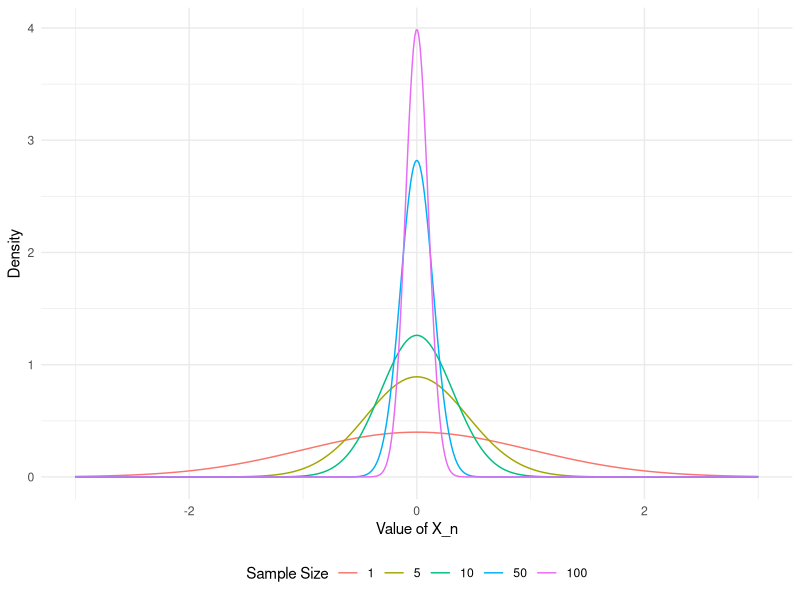

This chart was generated by the following R code: (Note: this script raises an error after producing the figure.)
## ---- chunk 1
#| echo: false
#| output: false
library(tidyverse)
## ---- chunk 2
#| code-fold: true
#| label: fig-plot21
#| fig-align: center
#| fig-asp: 0.7
#| fig-width: 8
#| fig-cap: "The distribution of X_n for various values of n"
#| code-summary: "Show code which generates figure"
expand.grid(
  x = seq(-3, 3, length = 500),
  n = c(1, 5, 10, 50, 100)
) %>% 
  mutate(
    y = dnorm(x, 0, sqrt(1/n)),
    n = as.factor(n)
  ) %>% 
  ggplot(aes(x,y, color = n)) +
  geom_line() +
  theme_minimal() +
  labs(x = "Value of X_n", y = "Density", color = "Sample Size") +
  theme(legend.position = "bottom")
## ---- chunk 3
#| fig-align: center
#| label: fig-plot22
#| fig-asp: 0.7
#| fig-width: 8
#| fig-cap: "For any arbitrary ε, we can find some n such that the probability X_n falls outside the set |μ-ε| is arbitrarily small"
#| echo: false

knitr::include_graphics("figures/converge.png")
## ---- chunk 4
mu <- 3
sigma <- sqrt(2)

n_fun <- function(delta, ep){
 ceiling(((sigma*qnorm(1-delta /2))/ep)^2) 
}
## ---- chunk 5
#| code-fold: true
#| label: fig-plot23
#| fig-align: center
#| fig-asp: 0.7
#| fig-width: 8
#| fig-cap: "The sample size required to satisfy the inequality in the definition of convergence of probability for various values (ε,δ)"
#| code-summary: "Show code which generates figure"
expand.grid(
  e = c(1, 0.1, 0.01, 0.001, 0.0001),
  d = 1:9999/10000
) %>% 
  mutate(sample = n_fun(d,e)) %>% 
  ggplot(aes(d, sample, color = as.factor(e))) +
  scale_x_reverse() +
  scale_y_log10() + 
  geom_line() +
  theme_minimal() +
  labs(x = "δ", y = "Sample Size", color = "ε")+
  theme(legend.position = "bottom")
## ---- chunk 6
prob_ep <- function(n, ep){
  1 - 2*(pnorm(ep / (sigma / sqrt(n))) - 1/2)
}
## ---- chunk 7
#| code-fold: true
#| label: fig-plot24
#| fig-align: center
#| fig-asp: 0.7
#| fig-width: 8
#| fig-cap: "The probability that X_n falls outside the interval  |μ-ε| for various values of (ε,n) "
#| code-summary: "Show code which generates figure"
expand.grid(
  e = c(1, 0.1, 0.01, 0.001, 0.0001),
  n = 1:100
) %>% 
  mutate(prob = prob_ep(e,n)) %>% 
  ggplot(aes(n, prob, color = as.factor(e))) +
  geom_line() +
  scale_x_log10() +
  theme_minimal() +
  labs(x = "Sample Size", y = "Pr(|X_n - mu| > ε)", color = "ε") +
  theme(legend.position = "bottom") 
## ---- chunk 8
#| code-fold: true
#| label: fig-plot25
#| fig-align: center
#| fig-asp: 0.7
#| fig-width: 8
#| fig-cap: "The t-distribution converges to the standard normal distribution (represented by the dashed black line) as the degrees of freedom increase."
#| code-summary: "Show code which generates figure"
expand.grid(
  x = seq(-4, 4, length = 10000),
  n = c(1, 5, 10, 50, 100),
  dist = "Student's t") %>% 
  mutate(val = dt(x, n)) %>% 
  ggplot(aes(x, val, color = as.factor(n))) +
  geom_line() +
  stat_function(
    fun = dnorm, 
    args = list(mean = 0, sd = 1), 
    color = "black", 
    size = 0.5, 
    linetype="dashed"
  ) +
  theme_minimal() +
  labs(color = "t-distribution degrees of freedom, n", y = "Density") +
  theme(legend.position = "bottom") 
## ---- chunk 9
theta <- function(X){
  sum((X - mean(X))^2)/length(X)
}

N_sim <- 1e6
sample_sizes <- c(10, 25, 50, 100, 500)
store_estimates <- matrix(NA, nrow = N_sim, ncol = length(sample_sizes))
colnames(store_estimates) <- c("n=10", "n=25", "n=50", "n=100", "n=500")

for (n in sample_sizes) {
  col_index <- which(sample_sizes == n)
  for (k in 1:N_sim){
    X <- rnorm(n)
    store_estimates[k, col_index] <- theta(X) 
  }
}

#Print bias calculated over 1,000,000 simulations
colMeans(store_estimates) - 1
## ---- chunk 10
#| code-fold: true
#| label: fig-plot26
#| fig-align: center
#| fig-asp: 0.7
#| fig-width: 8
#| fig-cap: "As the sample size increases, the bias of our estimator converges to zero."
#| code-summary: "Show code which generates figure"
#| warning: false

colnames(store_estimates) <- NULL
store_estimates %>% 
  as_tibble() %>% 
  gather() %>% 
  mutate(
    key = ifelse(key == "V1", "10", 
          ifelse(key == "V2", "25", 
          ifelse(key == "V3", "50", 
          ifelse(key == "V4", "100", "500")
          )))
  ) %>% 
  mutate(key = as.numeric(key)) %>% 
  rename(n = key)  %>% 
  ggplot(aes(value, color = as.factor(n))) +
  geom_density() +
  xlim(0,2) +
  theme_minimal() +
  theme(legend.position = "bottom") +
  labs(x = "Estimates of Variance, True Value = 1", y = "Density", color = "Sample Size")
## ---- chunk 11
#| fig-align: center
#| label: fig-plot27
#| fig-asp: 0.7
#| fig-width: 8
#| fig-cap: "Relationship between various concepts of convergence in the context of estimators"
#| echo: false

knitr::include_graphics("figures/relating_convergence.png")
## ---- chunk 12
#| code-fold: true
#| label: fig-plot28
#| fig-align: center
#| fig-asp: 0.7
#| fig-width: 8
#| fig-cap: "The sample mean of all samples converges to the population mean by the LLN"
#| code-summary: "Show code which generates figure"
#| warning: false

max_n <- 1e5
store_estimates <- matrix(NA, ncol = 5, nrow = max_n/10)
colnames(store_estimates) <- c("Exponential", "Chi-Squared", "Uniform", "Gamma", "Hypergeometric")

exp_sample <- rexp(max_n, 1/5)
chisq_sample <- rchisq(max_n, 5)
unif_sample <- runif(max_n, 0, 10)
gamma_sample <- rgamma(max_n, 10, 2)
hyper_sample <- rhyper(max_n, 10, 20, 15)

for (n in 1:(max_n/10)) {
  store_estimates[n,1] <- mean(exp_sample[1:(n*10)])
  store_estimates[n,2] <- mean(chisq_sample[1:(n*10)])
  store_estimates[n,3] <- mean(unif_sample[1:(n*10)])
  store_estimates[n,4] <- mean(gamma_sample[1:(n*10)])
  store_estimates[n,5] <- mean(hyper_sample[1:(n*10)])
}

store_estimates %>% 
  as_tibble() %>% 
  gather() %>% 
  group_by(key) %>% 
  mutate(n = 10*row_number()) %>% 
  ggplot(aes(n, value, color = key)) +
  geom_line(alpha=0.6) +
  theme_minimal() +
  labs(x = "Sample Size, n", y = "Sample Mean", color = "Distribution of iid Random Sample") +
  theme(legend.position = "bottom") +
  geom_hline(yintercept = 5) +
  ylim(4.5, 5.5)

## ---- chunk 13
X <- vector("numeric", 1e5)
X_bar <- vector("numeric", 1e5)

#draw realizations for each X_i s
for (i in 1:length(X)) {
  #set mu modular arithmetic
  mu <- (-1)^(i %% 2) * (1)^(1 - i %% 2)
  X[i] <- rnorm(1, mu, i)
  
  #calculate sample mean 
  X_bar[i] <- mean(X[1:i])
}
## ---- chunk 14
#| code-fold: true
#| label: fig-plot29
#| fig-align: center
#| fig-asp: 0.7
#| fig-width: 8
#| fig-cap: "The sample mean of non-IID data does not satisfy the LLN"
#| code-summary: "Show code which generates figure"
X_bar %>% 
  as_tibble() %>% 
  mutate(n = row_number()) %>% 
  ggplot(aes(n, X_bar)) +
  geom_line() +
  theme_minimal() +
  labs(x = "Sample Size", y = "Sample Mean")
## ---- chunk 15
X <- vector("numeric", 200)
X_bar <- vector("numeric", 200)

#draw realizations for each X_i s
for (i in 1:length(X)) {
  #set mu modular arithmetic
  mu <- (-1)^(i %% 2) * (1)^(1 - i %% 2)
  X[i] <- rnorm(1, mu, i^(-1))
  
  #calculate sample mean 
  X_bar[i] <- mean(X[1:i])
}
## ---- chunk 16
#| code-fold: true
#| label: fig-plot210
#| fig-align: center
#| fig-asp: 0.7
#| fig-width: 8
#| fig-cap: "Despite the data not being IID, the sample mean still converges to the population mean because the variance shrinks in the correct way."
#| code-summary: "Show code which generates figure"
X_bar %>% 
  as_tibble() %>% 
  mutate(n = row_number()) %>% 
  ggplot(aes(n, value)) +
  geom_line(size = .5) +
  theme_minimal() +
  labs(x = "Sample Size", y = "Sample Mean")
## ---- chunk 17
sample_sizes <- c(1, 5, 10, 25, 100, 1000)
N_sim <- 10000

store_estimates <- matrix(NA, nrow = N_sim, ncol = length(sample_sizes))
colnames(store_estimates) <- paste("n =", sample_sizes)

col_index <- 0
for (n in sample_sizes) {
  col_index <- col_index + 1
  for (k in 1:N_sim) {
    X <- rexp(n, 1)
    store_estimates[k, col_index] <- sqrt(n)*(mean(X) - 1)
  }
}

## ---- chunk 18
#| code-fold: true
#| label: fig-plot211
#| fig-align: center
#| fig-asp: 0.7
#| fig-width: 8
#| fig-cap: "As the sample size increases, the distribution of the adjusted sample mean looks more and more like the standard normal."
#| code-summary: "Show code which generates figure"

df <- store_estimates %>% 
  as_tibble() %>% 
  gather() 

df$key <- factor(df$key, levels = c('n = 1','n = 5','n = 10','n = 25', 'n = 100', 'n = 1000'))

df %>% 
  ggplot(aes(value)) +
  geom_histogram(color = "black", fill = "white", bins = 50) +
  facet_wrap(~key, scales = "free") +
  theme_minimal() +
  labs(x = "Estimates", y = "")
## ---- chunk 19
#| code-fold: true
#| label: fig-plot212
#| fig-align: center
#| fig-asp: 0.7
#| fig-width: 8
#| fig-cap: "The QQ-plot for the simulated distribution of the adjusted sample mean"
#| code-summary: "Show code which generates figure"
df %>% 
  ggplot(aes(sample = value)) +
  stat_qq_line(color = "red") +
  geom_qq(size= 0.5) + 
  facet_wrap(~key) + 
  theme_minimal() +
  labs(x = "Quantiles of Simulated Estimates", y = "Quantiles of Normal Distribution")
## ---- chunk 20
#| code-fold: true
#| label: fig-plot213
#| fig-align: center
#| fig-asp: 0.7
#| fig-width: 8
#| fig-cap: "Density of X_i for i = 1,...,5."
#| code-summary: "Show code which generates figure"
expand_grid(i = 1:5, x = -100:100) %>% 
  filter(x == i^2 | x == -i^2| x== 0) %>% 
  mutate(y = ifelse(x == 0, 1 - 1/(i^2), 1/(2*i^2))) %>% 
  ggplot(aes(x, y)) +
  geom_point(size = 0.2) +
  facet_wrap(~i, ncol = 1) +
  xlab("k") +
  geom_segment(aes(x = x, xend = x, y= 0, yend = y)) +
  theme_minimal()
## ---- chunk 21
N_sim <- 100
draw_X <- function(n){
  U <- runif(n)
  prob_pos_i <- (U < 1/(2*(1:n)^2))
  prob_neg_i <- (U > 1/(2*(1:n)^2) & U < 1/((1:n)^2))
  (1:n)^2*prob_pos_i - (1:n)^2*prob_neg_i
}

store_estimates <- matrix(NA, nrow = N_sim, ncol = length(sample_sizes))
colnames(store_estimates) <- paste("n =", sample_sizes)

col_index <- 0
for (n in sample_sizes) {
  col_index <- col_index + 1
  for (k in 1:N_sim) {
    X <- draw_X(n)
    store_estimates[k, col_index] <- sqrt(n)*(mean(X) - 1)
  }
}
## ---- chunk 22
#| code-fold: true
#| label: fig-plot214
#| fig-align: center
#| fig-asp: 0.7
#| fig-width: 8
#| fig-cap: "Histograms of estimates as sample size increases."
#| code-summary: "Show code which generates figure"
df <- store_estimates %>% 
  as.data.frame() %>% 
  gather() 

df$key <- factor(df$key, levels = c('n = 1','n = 5','n = 10','n = 25', 'n = 100', 'n = 1000'))

df %>% 
  ggplot(aes(value)) +
  geom_histogram(color = "black", fill = "white", bins = 50) +
  facet_wrap(~key, scales = "free") +
  theme_minimal() +
  labs(x = "Estimates", y = "")
## ---- chunk 23
#| code-fold: true
#| label: fig-plot215
#| fig-align: center
#| fig-asp: 0.7
#| fig-width: 8
#| fig-cap: "The QQ-plot for the simulated distribution of the adjusted sample mean"
#| code-summary: "Show code which generates figure"
df %>% 
  ggplot(aes(sample = value)) +
  stat_qq_line(color = "red") +
  geom_qq(size= 0.5) + 
  facet_wrap(~key, scales = "free") +
  theme_minimal() +
  labs(x = "Quantiles of Simulated Estimates", y = "Quantiles of Normal Distribution")
## ---- chunk 24
N_sim <- 10000
sample_size <- 10000

g <- function(t){
  t^2 + 3
}

g_of_mean <- sapply(1:N_sim, function(x) g(mean(rexp(sample_size))))
estimates <- sqrt(sample_size)*(g_of_mean - g(1))
## ---- chunk 25
#| code-fold: true
#| label: fig-plot216
#| fig-align: center
#| fig-asp: 0.7
#| fig-width: 8
#| fig-cap: "Histogram of adjusted sample mean transformed by g, and theoretical distribution given by the delta method"
#| code-summary: "Show code which generates figure"

tibble(x = estimates) %>% 
  ggplot(aes(x)) +
  geom_histogram(aes(y = ..density..), colour = 1, fill = "white", bins = 100) + 
  xlab("Estimates of √n(g(X) - g(1)) ") +
  theme_minimal() +
  stat_function(fun = dnorm, args = list(mean = 0, sd = 2), color = "red")
## ---- chunk 26
#| fig-align: center
#| label: fig-plot217
#| fig-asp: 0.7
#| fig-width: 8
#| fig-cap: "A mediocre meme"
#| echo: false

knitr::include_graphics("figures/meme.png")
## ---- chunk 27
#| code-fold: true
#| label: fig-plot2213
#| fig-align: center
#| fig-asp: 0.7
#| fig-width: 8
#| fig-cap: "p norm"
#| code-summary: "Show code which generates figure"

p_norm <- function(p, x){
  (sum(abs(x)^p))^(1/p)
}

tibble(x1 = c(1, 1, 1, 1),
       x2 = c(0, 2, 2, 2),
       x3 = c(0, 0, 3, 3),
       x4 = c(0, 0, 0, -4)
       ) %>% 
  mutate(vector = ifelse(x4 == -4, "x = (1,2,3,-4)", ifelse(x3 == 3, "x = (1,2,3)", ifelse(x2 == 2, "x = (1,2)", "x = 1"))))  %>% 
  expand_grid(p = seq(1,10, length = 100)) %>% 
  rowwise() %>% 
  mutate(norm = p_norm(p, c(x1, x2, x3, x4))) %>% 
  ggplot(aes(p, norm)) +
  geom_line() + 
  facet_wrap(~vector, scales = "free") +
  theme_minimal() +
  labs(x = "p", y = "p-norm")
  
## ---- chunk 28
#| echo: false
#| fig-align: center
#| label: fig-plot1241123
#| fig-asp: 0.5
#| fig-width: 0.8
#| fig-cap: "test"

knitr::include_graphics("figures/lp_norm.png")
